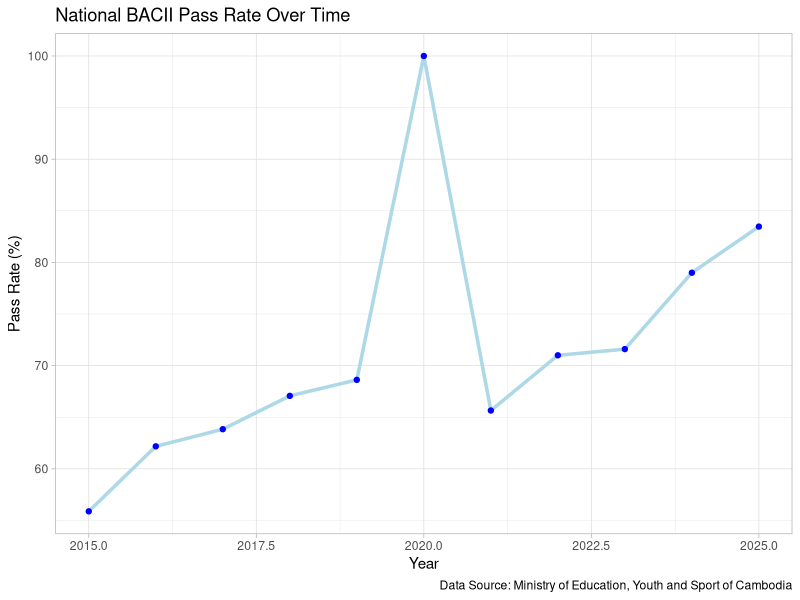
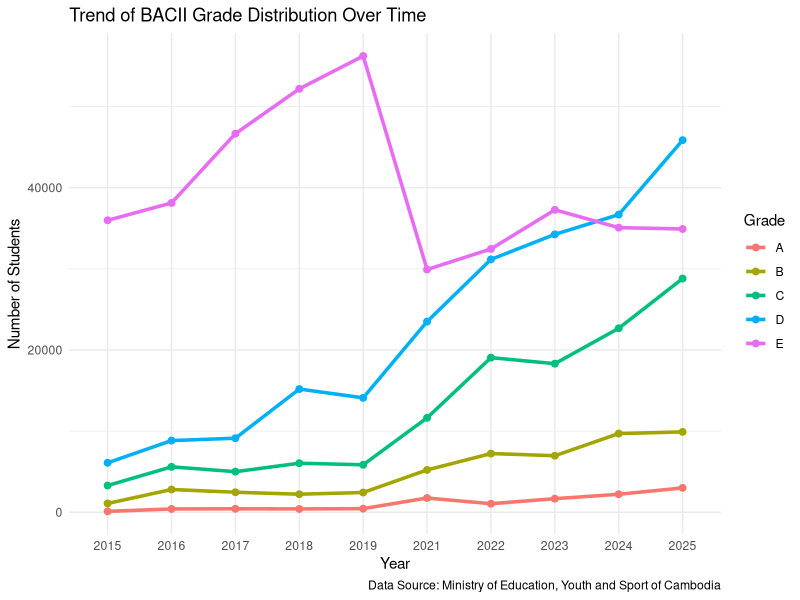
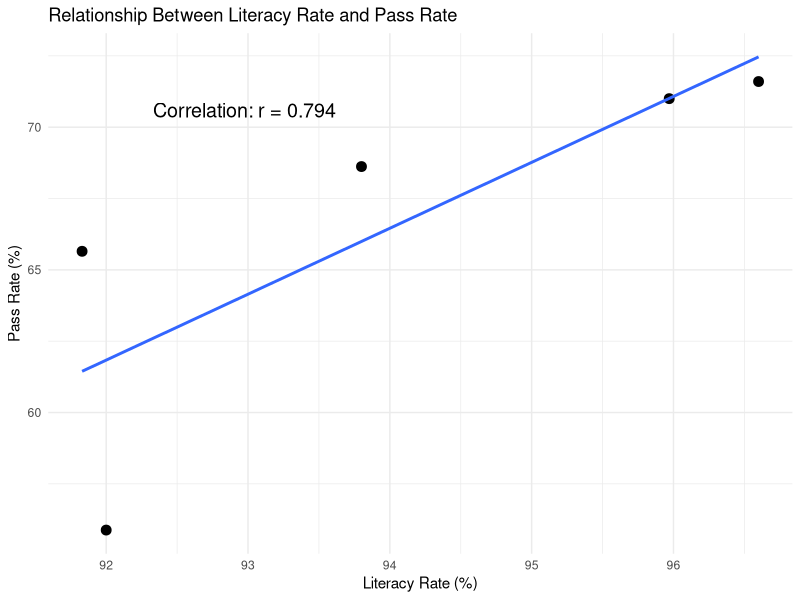

These charts were generated, in order, by the following R code:
## ---- chunk 1
#loaded all needed library
library(dplyr)
library(ggplot2)
library(readr)
library(tidyr)
library(knitr)
## ---- chunk 2
raw_bacii <- read.csv("data/bacii_result.csv")
lit_neet <- read.csv("data/literacy_neet.csv")

#convert to all numeric
new_bacii <- raw_bacii |> 
  mutate(
    total_student_registered = parse_number(total_student_registered),
    pass_rate = as.numeric(pass_rate),
  )

#remove youth_neet
new_lit <- lit_neet |> 
  select(-youth_neet)

#one whole data set
combined_data <- full_join(new_bacii, new_lit, by = "year") 

combined_data |> 
  kable(
      col.names = c(
      "Year", "Total registered", "Total pass", "Pass Rate",
      "Grade A", "Grade B", "Grade C", "Grade D", "Grade F",
      "Literacy Rate"
      ),
      caption = "Cambodia Statistics 2015-2025"
    )
## ---- chunk 3
# Create summary values
summary_values <- combined_data |> 
  summarize(
    mean_pass = mean(pass_rate, na.rm = TRUE),
    mean_literacy = mean(youth_literacy_rate, na.rm = TRUE)
  )

# Build summary table
summary_table <- tibble(
  Statistic = c(
    "Mean Pass Rate (%)",
    "Mean Youth Literacy Rate (%)"
  ),
  Value = c(
    summary_values$mean_pass,
    summary_values$mean_literacy
  )
)

# Display table
kable(
  summary_table,
  col.names = c("Statistic", "Value"),
  caption = "Summary of National Exam, Literacy, and NEET Statistics (2015–2025)"
)
## ---- chunk 4
ggplot(combined_data, aes(x = year, y = pass_rate)) +
  geom_line(size = 1.2, color = "lightblue") +
  geom_point(color = "blue") +
  labs(
    title = "National BACII Pass Rate Over Time",
    x = "Year",
    y = "Pass Rate (%)", 
    caption = "Data Source: Ministry of Education, Youth and Sport of Cambodia"
  ) +
  theme_light()
## ---- chunk 5
# remove 2020 (no grades)
grade_data <- combined_data |>
  filter(!is.na(grade_a))

grade_data |>
  pivot_longer(cols = starts_with("grade_"),
               names_to = "grade",
               values_to = "count") |>
  ggplot(aes(x = factor(year), y = count, color = grade, group = grade)) +
  geom_line(size = 1.2) +
  geom_point(size = 2) +
  labs(
    title = "Trend of BACII Grade Distribution Over Time",
    x = "Year",
    y = "Number of Students",
    color = "Grade",
    caption = "Data Source: Ministry of Education, Youth and Sport of Cambodia"
  ) +
  scale_color_discrete(
    labels = c(
      "grade_a" = "A",
      "grade_b" = "B",
      "grade_c" = "C",
      "grade_d" = "D",
      "grade_e" = "E"
    )
  ) +
  theme_minimal()
## ---- chunk 6
plot3_data <- grade_data |> 
  filter(!is.na(youth_literacy_rate), !is.na(pass_rate))

# calculate correlation
cor_value <- cor(plot3_data$youth_literacy_rate, plot3_data$pass_rate)

ggplot(plot3_data, aes(x = youth_literacy_rate, y = pass_rate)) +
  geom_point(size = 3) +
  geom_smooth(method = "lm", se = FALSE, formula = y ~ x) +
  annotate(
    "text",
    x = min(plot3_data$youth_literacy_rate) + 0.5,   # adjust if needed
    y = max(plot3_data$pass_rate) - 1,
    label = paste("Correlation: r =", round(cor_value, 3)),
    hjust = 0,
    size = 5
  ) +
  labs(
    title = "Relationship Between Literacy Rate and Pass Rate",
    x = "Literacy Rate (%)",
    y = "Pass Rate (%)"
  ) +
  theme_minimal()
